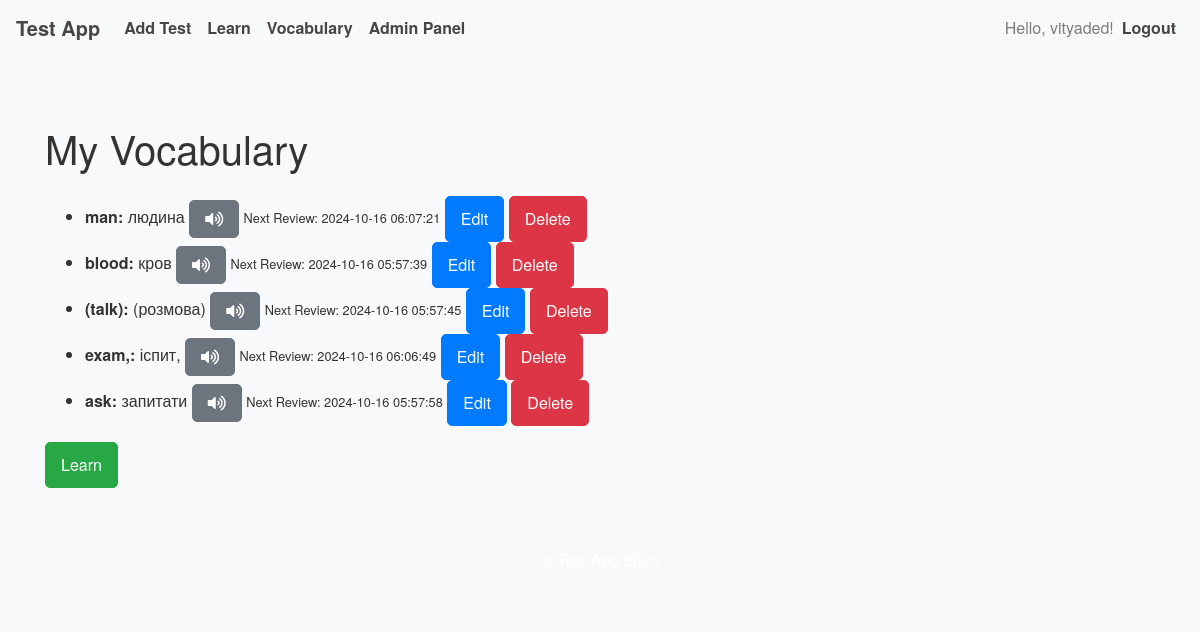
Page /my_vocabulary (signed in) on the earlier database version.
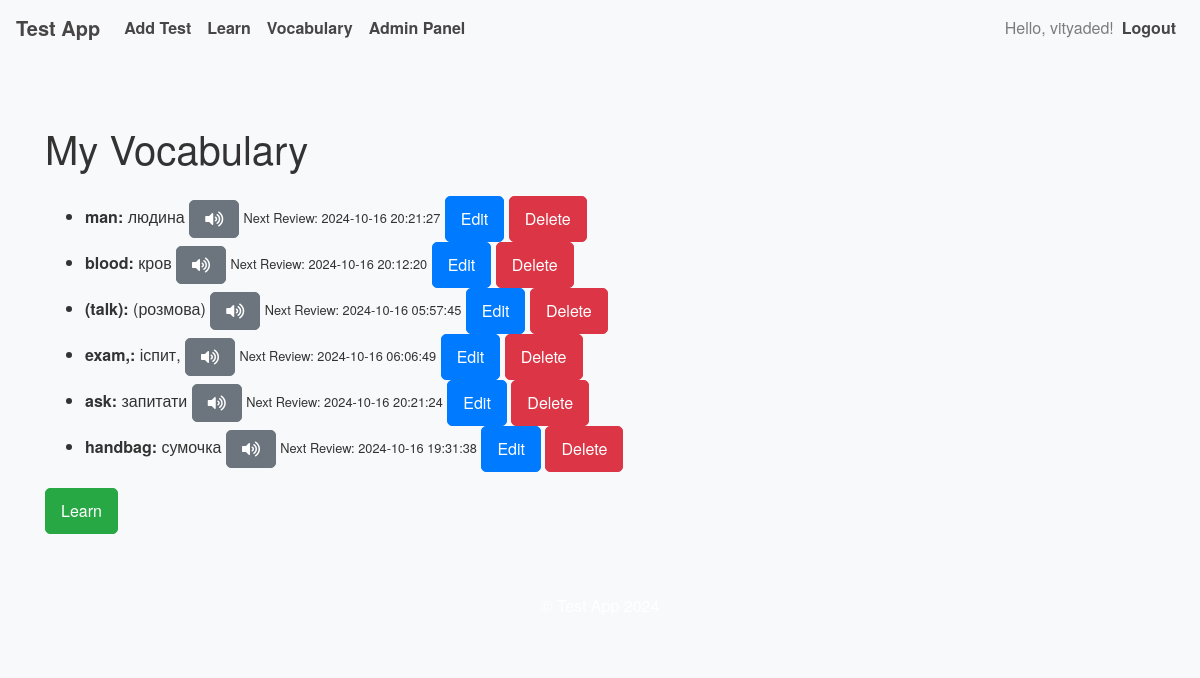
Same page on the later database version.
### app.py (models this page shows, shortened)
class User(UserMixin, db.Model):
    __tablename__ = 'user'  # Explicitly specify table name
    id = db.Column(db.Integer, primary_key=True)
    username = db.Column(db.String(150), nullable=False, unique=True)
    password = db.Column(db.String(200), nullable=False)
    is_admin = db.Column(db.Boolean, default=False)
    test_results = db.relationship('TestResult', backref='user', lazy=True)
    tests_created = db.relationship('Test', backref='creator', lazy=True)
    vocabulary = db.relationship('Vocabulary', backref='user', lazy=True)

class Vocabulary(db.Model):
    id = db.Column(db.Integer, primary_key=True)
    word = db.Column(db.String(150), nullable=False)
    translation = db.Column(db.String(150), nullable=False)
    pronunciation_url = db.Column(db.String(200), nullable=True)
    user_id = db.Column(db.Integer, db.ForeignKey('user.id'), nullable=False)
    next_review = db.Column(db.DateTime, nullable=False, default=datetime.utcnow)
    interval = db.Column(db.Float, nullable=False, default=0)  # Interval in days
    ease_factor = db.Column(db.Float, nullable=False, default=2.5)  # Default ease factor
    learning_stage = db.Column(db.Integer, nullable=False, default=0)  # 0: New, 1: First Step, 2: Second Step, 3: Learned

### app.py (the view)
@app.route('/my_vocabulary')
@login_required
def my_vocabulary():
    vocab_words = Vocabulary.query.filter_by(user_id=current_user.id).all()
    return render_template('vocabulary.html', vocab_words=vocab_words)

### app.py (called while the page is built)
@login_manager.user_loader
def load_user(user_id):
    return db.session.get(User, int(user_id))

@app.context_processor
def inject_csrf_token():
    return dict(csrf_token=generate_csrf())

### templates/vocabulary.html (shortened to what this page needs)
<link rel="stylesheet" href="https://cdnjs.cloudflare.com/ajax/libs/font-awesome/5.15.4/css/all.min.css">
{% extends "base.html" %}
{% block content %}
  <h1 class="my-4">My Vocabulary</h1>
  {% if vocab_words %}
    <ul>
      {% for vocab in vocab_words %}
        <li>
          <strong>{{ vocab.word }}:</strong> {{ vocab.translation }}
          <button class="btn btn-secondary btn-sm" onclick="playPronunciation('{{ vocab.word }}')">
            <i class="fas fa-volume-up"></i>
          </button>
          <small>Next Review: {{ vocab.next_review.strftime('%Y-%m-%d %H:%M:%S') }}</small>
          <a href="{{ url_for('edit_word', word_id=vocab.id) }}" class="btn btn-primary btn-sm">Edit</a>
          <form action="{{ url_for('delete_word', word_id=vocab.id) }}" method="post" style="display: inline;">
            <button type="submit" class="btn btn-danger btn-sm" onclick="return confirm('Are you sure you want to delete this word?');">Delete</button>
          </form>
        </li>
      {% endfor %}
    </ul>
    <a href="{{ url_for('review') }}" class="btn btn-success">Learn</a>
  {% else %}
    <p>No words in your vocabulary yet.</p>
  {% endif %}
{% endblock %}

### templates/base.html (shortened to what this page needs)
<!DOCTYPE html>
<html lang="en">
<head>
  <link rel="stylesheet" href="https://stackpath.bootstrapcdn.com/bootstrap/4.5.2/css/bootstrap.min.css">
  <link rel="stylesheet" href="{{ url_for('static', filename='styles.css') }}">
</head>
<body>
  <nav class="navbar navbar-expand-lg navbar-light bg-light">
    <a class="navbar-brand" href="{{ url_for('index') }}">Test App</a>
    <div class="collapse navbar-collapse" id="navbarNav">
      <ul class="navbar-nav mr-auto">
        {% if current_user.is_authenticated %}
          <li class="nav-item">
            <a class="nav-link" href="{{ url_for('add_test') }}">Add Test</a>
          </li>
          <li class="nav-item">
            <a class="nav-link" href="{{ url_for('learn_test', test_id=1) }}">Learn</a>
          </li>
          <li class="nav-item">
            <a class="nav-link" href="{{ url_for('my_vocabulary') }}">Vocabulary</a>
          </li>
          {% if current_user.is_admin %}
            <li class="nav-item">
              <a class="nav-link" href="{{ url_for('admin_panel') }}">Admin Panel</a>
            </li>
          {% endif %}
        {% endif %}
      </ul>
      <ul class="navbar-nav ml-auto">
        {% if current_user.is_authenticated %}
          <li class="nav-item">
            <span class="navbar-text">Hello, {{ current_user.username }}!</span>
          </li>
          <li class="nav-item">
            <a class="nav-link" href="{{ url_for('logout') }}">Logout</a>
          </li>
        {% endif %}
      </ul>
    </div>
  </nav>
  <div class="container mt-4">
    {% block content %}{% endblock %}
  </div>
  <footer class="bg-light text-center py-3 mt-4">
    <p>© Test App 2024</p>
  </footer>
</body>
</html>

### static/styles.css (style rules this page uses)
body { font-family: 'Helvetica Neue', Arial, sans-serif; background-color: #f8f9fa; color: #333; }
.navbar { background-color: #007bff; }
.navbar-brand, .nav-link { color: rgb(71, 69, 69) !important; font-weight: bold; }
.container { padding-top: 20px; padding-bottom: 20px; }
.btn { font-size: 1rem; padding: 10px 15px; border-radius: 5px; }
.btn-primary { background-color: #007bff; border-color: #007bff; }
footer { background-color: #007bff; color: white; padding: 20px 0; text-align: center; }

Differences in the rows shown:
changed Vocabulary "man": next_review "2024-10-16 06:07:21" → "2024-10-16 20:21:27"
changed Vocabulary "blood": next_review "2024-10-16 05:57:39" → "2024-10-16 20:12:20"
changed Vocabulary "ask": next_review "2024-10-16 05:57:58" → "2024-10-16 20:21:24"
added Vocabulary: word "handbag", translation "сумочка", next_review "2024-10-16 19:31:38"
